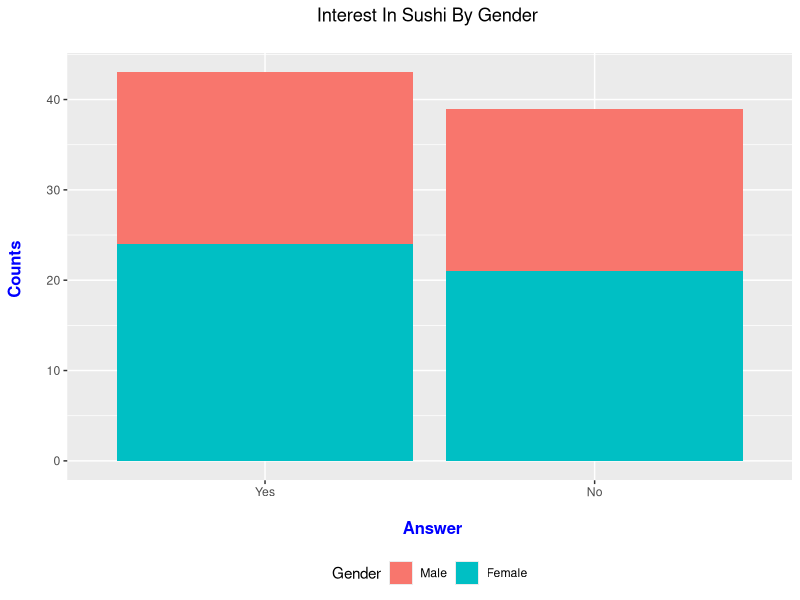
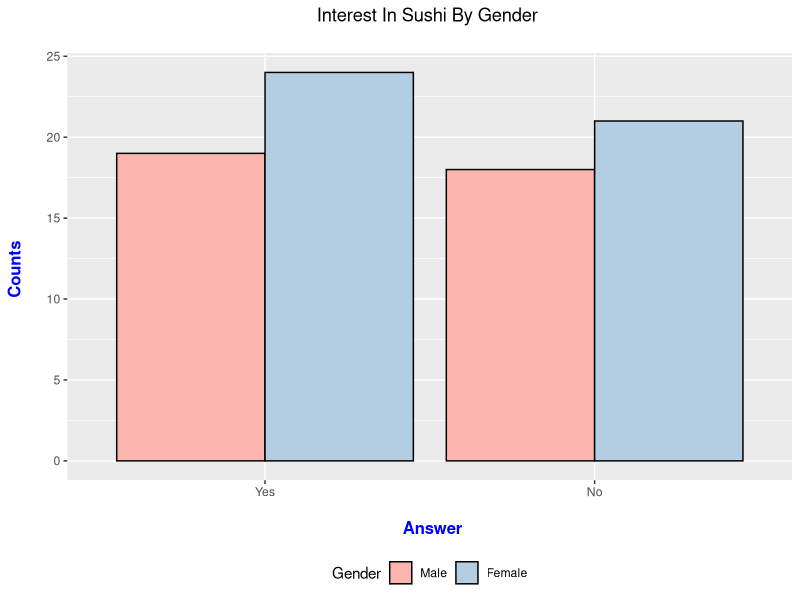
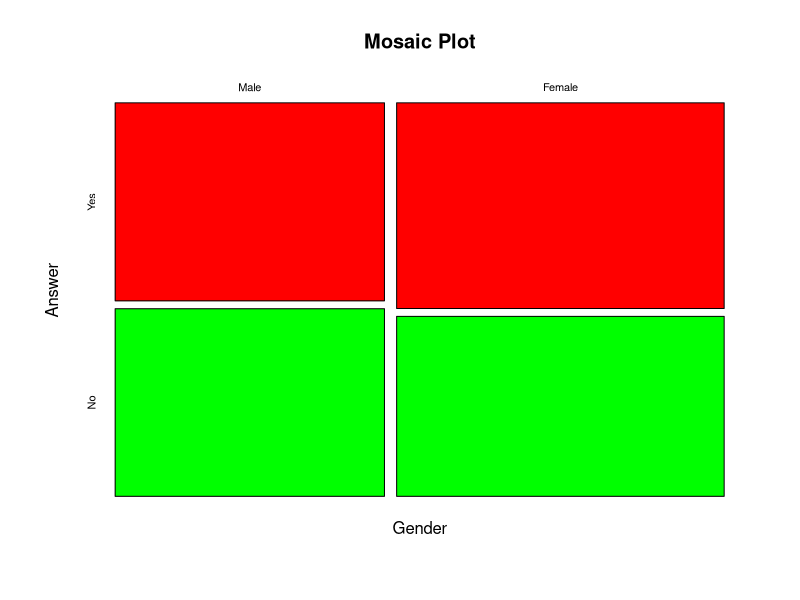
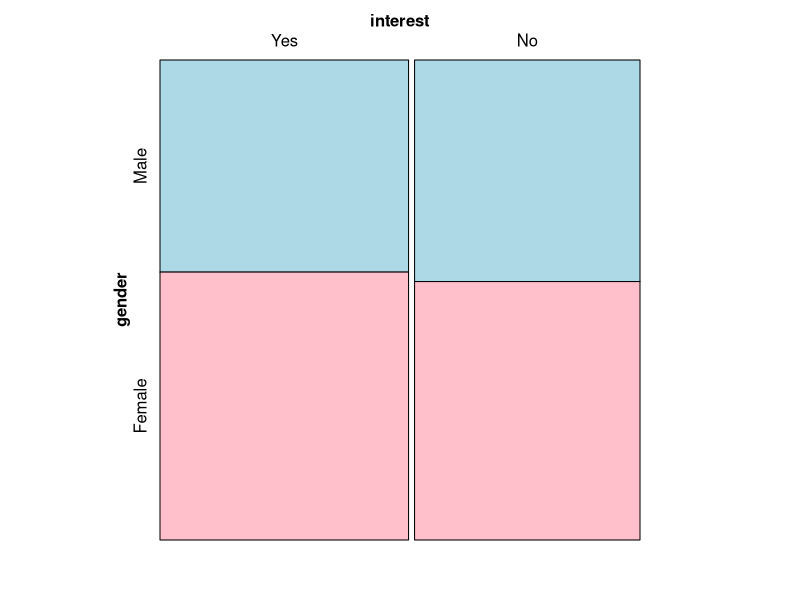

Here is the R script that generated these plots, in order:
## ---- chunk 1
# Contingency Tables In R
# Book: Extending The Linear Model With R By Julian J Faraway

# Creating a Sample Table: Do You Like Sushi By Gender?
# gl() generates factor levels

library(ggplot2)

counts <- c(19, 24, 18, 21)
gender <- gl(n = 2, k = 1, length = 4, labels = c("Male", "Female"))
interest <- gl(n = 2, k = 2, length = 4, labels = c("Yes", "No"))

survey_data <- data.frame(counts, gender, interest)

survey_data
## ---- chunk 2
#### ggplot2 Graphs


# Data Visualization Of Contingency Table With ggplot2 (Stacked Bar Graph):

ggplot(data = survey_data, aes(x = interest, y = counts, fill = gender)) + 
  geom_bar(stat = "identity") + 
  labs(x = "\n Answer", y = "Counts \n", 
       title = "Interest In Sushi By Gender \n",
       fill = "Gender") +
  theme(plot.title = element_text(hjust = 0.5),
        axis.title.x = element_text(face="bold", colour="blue", size = 12),
        axis.title.y = element_text(face="bold", colour="blue", size = 12),
        legend.position = "bottom")
## ---- chunk 3
# Data Visualization Of Contingency Table With ggplot2 (Side By Side Bar Graph):

ggplot(data = survey_data, aes(x = interest, y = counts, fill = gender)) + 
  geom_bar(stat = "identity", position = "dodge", colour = "black") + 
  scale_fill_brewer(palette = "Pastel1") +
  labs(x = "\n Answer", y = "Counts \n", 
       title = "Interest In Sushi By Gender \n",
       fill = "Gender") +
  theme(plot.title = element_text(hjust = 0.5),
        axis.title.x = element_text(face="bold", colour="blue", size = 12),
        axis.title.y = element_text(face="bold", colour="blue", size = 12),
        legend.position = "bottom")
## ---- chunk 4
### Contingency Tables (2 by 2 Case)

conting_table <- xtabs(counts ~ gender + interest)

conting_table
## ---- chunk 5
# Mosaic Plot (Base R):

mosaicplot(conting_table, color = c("red", "green"), main = "Mosaic Plot",
           xlab = "Gender", ylab = "Answer")
## ---- chunk 6
# Mosaic Plot (vcd package):

library(vcd)

mosaic( ~ gender + interest , data = conting_table,
        highlighting = "gender", highlighting_fill=c("lightblue", "pink"))
## ---- chunk 7
# Poisson Regression 

poisson_model <- glm(counts ~ gender + interest, family = "poisson", data = survey_data)

summary(poisson_model)
